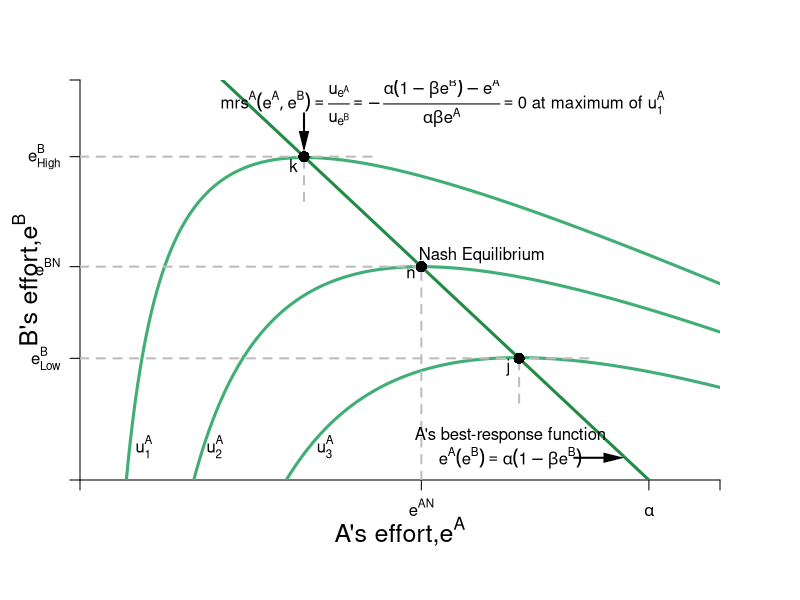

Here is the R script that generated this plot:
require(shape)
pdf(file = "coordination_failures/brf_indiffs_A.pdf", width = 9, height = 7)

#Set parameters for graphics
axislabelsize <- 1.5
graphlinewidth <- 3
segmentlinewidth <- 2

COL <- c("#7fc97f", "#beaed4", "#fdc086", "#ffff99", "#386cb0", "#f0027f", "#bf5b17", "#666666")
COLA <- c("#99d8c9","#66c2a4","#41ae76", "#238b45", "#005824")
COLB <- c("#4eb3d3", "#2b8cbe", "#0868ac","#084081")

par(mar =  c(6, 4, 4, 4))

uA <- function(ea, eb, alpha = 16, beta = 1/24) {
  alpha*(1 - beta*eb)*ea - 0.5*(ea)^2
}

uB <- function(ea, eb, alpha = 16, beta = 1/24) {
  alpha*(1 - beta*ea)*eb - 0.5*(eb)^2
}

brfB <- function(ea, alpha = 16, beta = 1/24) {
  alpha*(1 - beta*ea)
}

brfA <- function(ea, alpha = 16, beta = 1/24) {
  (alpha - ea)/(alpha * beta)
}

brfPE <- function(ea, alpha = 16, beta = 1/12) {
  alpha*(1 - beta*ea)
}

indiffA <- function(ea, alpha = 16, beta = 1/24, uA = 46.08) {
  1/beta - (0.5*ea)/(alpha*beta) - uA/(alpha*beta*ea)
}

indiffB <- function(eb, alpha = 16, beta = 1/24, uB = 46.08) {
  (alpha*eb - uB - 0.5*eb^2)/(alpha*beta*eb)
}

indiffB2 <- function(ea, alpha = 16, beta = 1/24, uB = 46.08) {
  sqrt(alpha^2*(beta*ea - 1)^2 - 2*uB) - alpha*beta*ea + alpha
}

indiffB3 <- function(ea, alpha = 16, beta = 1/24, uB = 46.08) {
  -sqrt(alpha^2*(beta*ea - 1)^2 - 2*uB) - alpha*beta*ea + alpha
}


xlims <- c(0, 18)
ylims <- c(0, 18)

npts <- 501 
x <- seq(xlims[1], xlims[2], length.out = npts)
y <- seq(ylims[1], ylims[2], length.out = npts) 
a <- c(20, 46.08, 76)

plot(0, 0, xlim = xlims, ylim = ylims, type = "n",
     xlab = expression(paste("")),
     ylab = expression(paste("")), 
     xaxt = "n", 
     yaxt = "n", 
     cex.lab = axislabelsize, 
     bty = "n",
     xaxs="i", 
     yaxs="i")

# ticksy <- seq(from = 0, to = ylims[2], by = 2)
# ylabels <- seq(from = 0, to = ylims[2], by = 2)
# ticksx <- seq(from = 0, to = xlims[2], by = 2)
# xlabels <- seq(from = 0, to = xlims[2], by = 2)
ticksy <- c(0, brfA(ea = 12.35), 9.6, brfA(ea = 6.3), 18)
ylabels <- c(NA, expression(paste(e[Low]^B)), expression(paste(e^{BN})), expression(paste(e[High]^B)), NA)
ticksx <- c(0, 9.6, 16, 18)
xlabels <- c(NA, expression(paste(e^{AN})), expression(paste(alpha)), NA)


axis(1, at = ticksx, pos = 0, labels = xlabels)
axis(2, at = ticksy, pos = 0, labels = ylabels, las = 1)

npts <- 500 
xx1 <- seq(xlims[1], xlims[2], length.out = npts)
lines(xx1, brfA(xx1, alpha = 16, beta = 1/24), col = COLA[4], lwd = graphlinewidth)


contour(y, x, 
        outer(x, y, uA),
        drawlabels = FALSE,
        col = COLA[3],
        lwd = graphlinewidth,
        levels = a, 
        xaxs="i", 
        yaxs="i", 
        add = TRUE) 

mtext(expression(paste("A's effort,", e^A)), side=1, line = 2.5, cex = axislabelsize)
text(-1.5, 9, expression(paste("B's effort,", e^B)), xpd = TRUE, cex = axislabelsize, srt = 90) 

#Label the iso-welfare functions for the HG, Aisha
text(1.8, 1.5, expression(u[1]^A))
text(3.8, 1.5, expression(u[2]^A))
text(6.9, 1.5, expression(u[3]^A))

#Label Nash Equilibrium 
segments(0, 9.6, 9.6, 9.6, lty = 2, col = "gray" , lwd = segmentlinewidth)
segments(9.6, 0, 9.6, 9.6, lty = 2, col = "gray" , lwd = segmentlinewidth)
points(9.6, 9.6, pch = 16, col = "black", cex = 1.5)
text(11.3, 10.1, expression(paste("Nash Equilibrium")))
text(9.3, 9.3, expression(paste("n")))



segments(0, brfA(ea = 12.35), 12.35 + 2, brfA(ea = 12.35), lty = 2, col = "gray" , lwd = segmentlinewidth)
segments(12.35, brfA(ea = 12.35) - 2, 12.35, brfA(ea = 12.35), lty = 2, col = "gray" , lwd = segmentlinewidth)
points(12.35, brfA(ea = 12.35), pch = 16, col = "black", cex = 1.5)
text(12.35 - 0.3, brfA(ea = 12.35) - 0.4, expression(paste("j")))

segments(0, brfA(ea = 6.3), 6.3 + 2, brfA(ea = 6.3), lty = 2, col = "gray" , lwd = segmentlinewidth)
segments(6.3, brfA(ea = 6.3) - 2, 6.3, brfA(ea = 6.3), lty = 2, col = "gray" , lwd = segmentlinewidth)
points(6.3, brfA(ea = 6.3), pch = 16, col = "black", cex = 1.5)
text(6.3 - 0.3, brfA(ea = 6.3) - 0.4, expression(paste("k")))

text(12.1, 2, expression(paste("A's best-response function")))
text(12.1, 1, expression(paste(e^A*(e^B) == alpha(1 - beta*e^B) )))
Arrows(13.9, 1, 15, 1, col = "black", lty = 1, lwd = 2, arr.type = "triangle", arr.lwd = 0.5)


text(10.2, 17, expression(paste(mrs^{A}*(list(e^A, e^B)) == frac(u[e^A], u[e^B]), phantom() == -frac(alpha*(1 - beta*e^B) - e^A, alpha*beta*e^A), phantom() == 0, " at maximum of ", u[1]^A)))
Arrows(6.3, 16.5, 6.3, 15.25, col = "black", lty = 1, lwd = 2, arr.type = "triangle", arr.lwd = 0.5)



dev.off()
